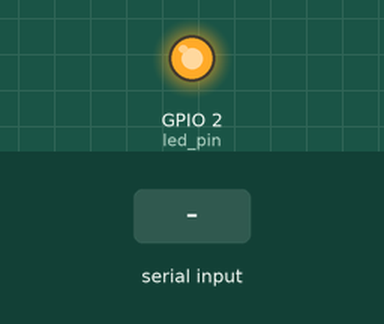
This sketch was run on a simulated ESP32. On the bench: output pins drawn as LEDs (lit = HIGH). Inputs (shaded band) come from the test bench. What the sketch prints to the serial monitor is not drawn.

Above: at 1.3 s.
1.4 s: byte 30 received over Serial
2.9 s: byte 90 received over Serial
4.4 s: byte 120 received over Serial
At 10.7 s:
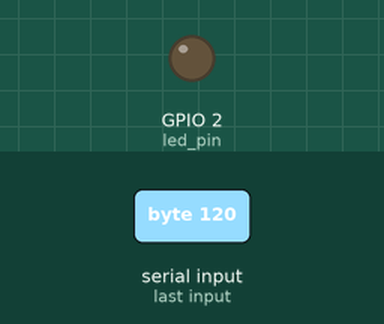
Timing chart, 0 to 11.9 s (numbered marks = the images above; inputs shaded):
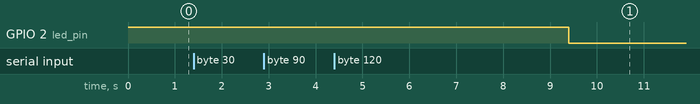

Measured:
- after the input at 1.4 s, every drawn part: stays the same
- after the input at 2.9 s, every drawn part: stays the same
- after the input at 4.4 s, GPIO 2 (led_pin): HIGH → LOW after 5.0 s instead of 3.5 s

The sketch:

part8_challenge.ino
```cpp
#if CONFIG_FREERTOS_UNICORE
static const BaseType_t app_cpu = 0;
#else
static const BaseType_t app_cpu = 1;
#endif

static const int led_pin = LED_BUILTIN;
static const int led_backlight_freq = 5000 / portTICK_PERIOD_MS;
static TimerHandle_t serial_led_backlight_timer = NULL;


void taskSerialLoopback(void* parameter);
void SerialLEDTimerCallback(TimerHandle_t xTimer);
void updateLEDBacklight();


void setup() {
    pinMode(led_pin, OUTPUT);
    digitalWrite(led_pin, HIGH);

    Serial.begin(115200);
    vTaskDelay(500 / portTICK_PERIOD_MS);    // Serial initialization needs time

    Serial.println("---- FreeRTOS Timer Solution : Malek ----");

    // create LED Serial Backlight timer
    serial_led_backlight_timer = xTimerCreate(
        "Serial LED Timer",
        led_backlight_freq,
        false,
        (void*) 0,
        SerialLEDTimerCallback
    );

    if ( !serial_led_backlight_timer ) {
        Serial.println("ERROR: Failed to create Serial LED Timer");

    } else {
        xTimerStart(serial_led_backlight_timer, portMAX_DELAY);
    }


    // TODO : No reason this can't just run in loop()
    // start serial loopback
    xTaskCreatePinnedToCore(
        taskSerialLoopback,
        "Serial Loopback Task",
        256 + configMINIMAL_STACK_SIZE,
        NULL,
        1,
        NULL,
        app_cpu
    );

    Serial.println("Serial Loopback Ready:");

    // vTaskStartScheduler();   // needed on Vanilla FreeRTOS
    vTaskDelete(NULL);
}

void loop() {}


void taskSerialLoopback(void* parameter) {
    static char newChar;

    // loop check for new characters
    while(1) {
        // if new char
        if (Serial.available() > 0) {
            updateLEDBacklight();

            // serial loopback
            newChar = Serial.read();
            Serial.print(newChar);
        }
    }
}

void SerialLEDTimerCallback(TimerHandle_t xTimer) {
    // turn off led
    digitalWrite(led_pin, LOW);
}

void updateLEDBacklight() {
    // turn on led
    digitalWrite(led_pin, HIGH);

    // restart led timer
    xTimerStart(serial_led_backlight_timer, led_backlight_freq);
}
```
